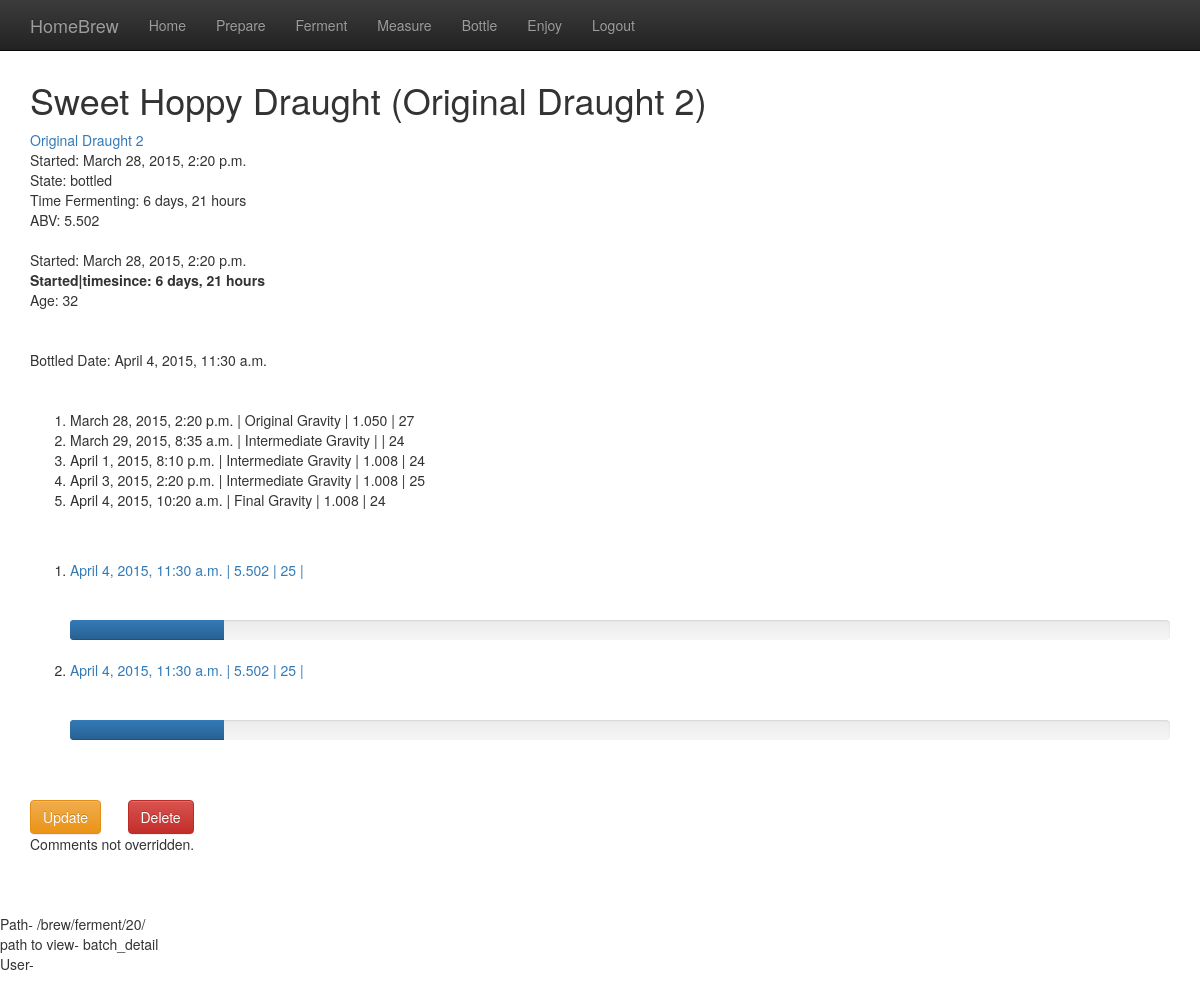
The page /brew/ferment/20/ on the database its author committed.
### brew/models.py (models this page shows, shortened)
class Batch(models.Model):
    class Meta:
        ordering = ['-date']
    def __str__(self):
        if self.name == '':
            friendly = 'Unnamed'
        else:
            friendly = self.name
        friendly = friendly + ' (' + force_text(self.recipe) + ')'
        return friendly
    @property
    def age(self):
        return (timezone.now() - self.date).days
    @property
    def is_fermented(self):
        return self.measurement_set.filter(gravity_type__name="FG").count() > 0
    @property
    def is_bottled(self):
        return self.bottling_set.count() != 0
    @property
    def original_gravity(self):
        og_measurement = self.measurement_set.filter(gravity_type__name="OG")
        if og_measurement:
            return self.measurement_set.filter(gravity_type__name="OG").get().gravity
        else:
            return 0
    @property
    def last_gravity(self):
        max_date = self.measurement_set.aggregate(Max('date'))['date__max']
        if not max_date:
            fg = 0      # if no measurements, FG=0
        else:
            fg = self.measurement_set.filter(date=max_date)[0].gravity
        return fg
    @property
    def bottled_date(self):
        return self.bottling_set.aggregate(Min('date'))['date__min']
    @property
    def state(self):
        if self.is_bottled:
            state = "bottled"
        elif self.is_fermented:
            state = "ready to bottle"
        else:
            state = "fermenting"
        return state
    @property
    def abv(self):
        fg = self.last_gravity
        if fg == 0:
            return 0
        else:
            return 131 * (self.original_gravity - fg)
    name = models.CharField(max_length=100, blank=True, null=True)
    recipe = models.ForeignKey(Recipe)
    description = models.CharField(max_length=200, blank=True, null=True)
    date = models.DateTimeField('date brewed')

class Recipe(models.Model):
    class Meta:
        ordering = ['-date']
    def __str__(self):
        return self.name
    name = models.CharField(max_length=100)
    description = models.CharField(max_length=200, blank=True, null=True)
    ingredient = models.ManyToManyField(Ingredient)  # Refer above
    date = models.DateTimeField('date created', default=datetime.now)
    min_fermentation_days = models.IntegerField('guideline days in fermenter', default=7)
    min_bottled_days = models.IntegerField('min days in bottle', default=14)

class Measurement(models.Model):
    batch = models.ForeignKey(Batch)
    date = models.DateTimeField('date measured')
    gravity_type = models.ForeignKey(GravityType)
    gravity = models.DecimalField(max_digits=4, decimal_places=3, blank=True, null=True)
    temperature = models.IntegerField(blank=True, null=True)

class GravityType(models.Model):
    def __str__(self):
        return self.description
    name = models.CharField(max_length=2)
    description = models.CharField(max_length=200, blank=True, null=True)

class Bottling(models.Model):
    class Meta:
        ordering = ['-date']
    @property
    def abv(self):
        return 131 * (self.batch.original_gravity - self.final_measurement.gravity)
    @property
    def secondary_fermentation_complete(self):
        time_in_bottle = (timezone.now() - self.date).total_seconds()           # convert to seconds
        expected_time_in_bottle = self.batch.recipe.min_bottled_days * 60 * 60 * 24  # convert to seconds
        return 14
    @property
    def age(self):
        return (timezone.now() - self.date).days
    batch = models.ForeignKey(Batch)
    final_measurement = models.ForeignKey(Measurement)
    date = models.DateTimeField('date bottled')
    bottle_type = models.ForeignKey(BottleType)
    num_bottled = models.IntegerField(default=0)
    num_remaining = models.IntegerField(default=0)
    markings = models.CharField(max_length=10, blank=True, null=True)
    notes = models.CharField(max_length=200, blank=True, null=True)

### brew/views.py (the view)
# urls.py: url(r'^ferment/(?P<pk>\d+)/$', views.BatchDetailView.as_view(), name='batch_detail'),
class BatchDetailView(generic.DetailView):
    model = Batch

### brew/templatetags/brew_extras.py (called while the page is built)
@register.simple_tag
def active_page(request, view_name):
    from django.core.urlresolvers import resolve, Resolver404
    if not request:
        return ""
    try:
        return "active" if resolve(request.path_info).url_name == view_name else ""
    except Resolver404:
        return ""

@register.filter
def tourl(value): # Only one argument.
    from django.core.urlresolvers import resolve, Resolver404
    return resolve(value).url_name

### brew/templates/brew/batch_detail.html (shortened to what this page needs)
{% extends "brew/base.html" %}
{% block content %}
    <h1>{{ batch }}</h1>
    <a href="{% url 'brew:recipe_detail' batch.recipe.id %}"> {{ batch.recipe }} </a><br>
    Started: {{ batch.date }} <br>
    State: {{ batch.state }} <br>
    Time Fermenting: {{ batch.date|timesince:batch.bottled_date }} <br>
    ABV: {{ batch.abv }}
    <br><br>
    Started: {{ batch.date }} <br>
    <b>Started|timesince: {{ batch.date|timesince:batch.bottled_date }}</b> <br>
    Age: {{ batch.age|floatformat }} <br>
    <br><br>
    Bottled Date: {{ batch.bottled_date }}<br>
    <br><br>
    <ol>
        {% for measurements in batch.measurement_set.all %}
            <li>{{ measurements.date }} | {{ measurements.gravity_type }} | {{ measurements.gravity|floatformat:"3" }} | {{ measurements.temperature }}</li>
        {% endfor %}
    </ol>
    <br><br>
    <ol>
        {% for bottling in batch.bottling_set.all %}
            <li><a href="{% url 'brew:bottling_detail' bottling.id %}">{{ bottling.date }} | {{ bottling.abv }} | {{ bottling.age }} | </a></li>
            <br><br>
            <div class="progress">
                <div class="progress-bar" role="progressbar" style="width: {{ bottling.secondary_fermentation_complete }}%;"><span class="sr-only">{{ bottling.secondary_fermentation_complete }}% Complete</span></div>
            </div>
        {% endfor %}
    </ol>
    <br><br>
    <div class="row">
        <div class="col-md-1">
            <form action="{% url 'brew:batch_update' batch.id %}" method="GET">
                <button class="btn btn-warning" type="submit">Update</button>
            </form>
        </div>
        <div class="col-md-1">
            <form action="{% url 'brew:batch_delete' batch.id %}" method="GET">
                <button class="btn btn-danger" type="submit">Delete</button>
            </form>
        </div>
    </div>
{% endblock %}

### brew/static/brew/style.css (style rules this page uses)
body { padding-top: 60px; padding-bottom: 40px; }

### rows shown on the page
Batch: name+recipe "Sweet Hoppy Draught (Original Draught 2)", recipe "Original Draught 2", date "March 28, 2015, 2:20 p.m.", state "bottled", date "6 days, 21 hours", abv "5.502", age "32", bottled_date "April 4, 2015, 11:30 a.m."
Measurement: date "March 28, 2015, 2:20 p.m.", gravity_type "Original Gravity", gravity "1.050", temperature "27"
Measurement: date "March 29, 2015, 8:35 a.m.", gravity_type "Intermediate Gravity", temperature "24"
Measurement: date "April 1, 2015, 8:10 p.m.", gravity_type "Intermediate Gravity", gravity "1.008", temperature "24"
Measurement: date "April 3, 2015, 2:20 p.m.", gravity_type "Intermediate Gravity", gravity "1.008", temperature "25"
Measurement: date "April 4, 2015, 10:20 a.m.", gravity_type "Final Gravity", gravity "1.008", temperature "24"
Bottling: date "April 4, 2015, 11:30 a.m.", abv "5.502", age "25"
Bottling: date "April 4, 2015, 11:30 a.m.", abv "5.502", age "25"

### other values the page prints
{{ request.path_info }} "/brew/ferment/20/"
{{ request.path_info|tourl }} "batch_detail"
